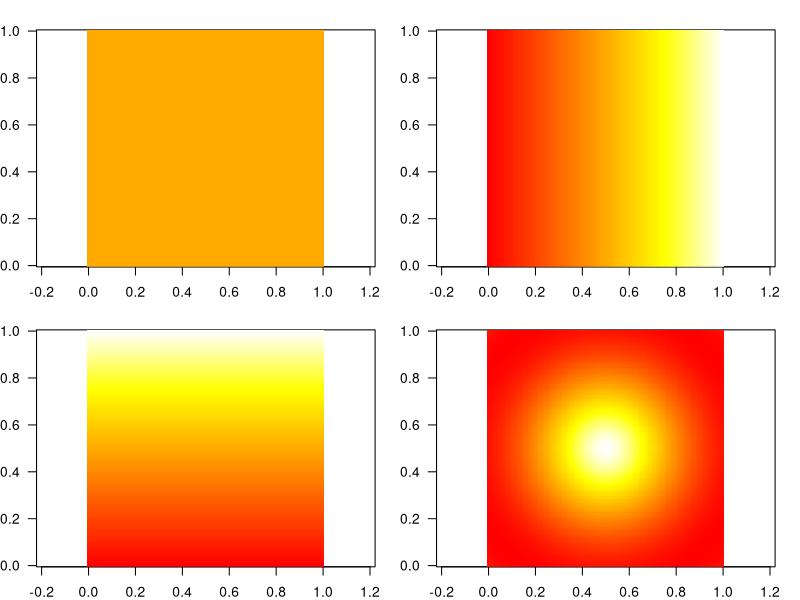

The R source for this figure:
# thin plate example

pdf(file="tprsex.pdf",width=5,height=5)


# plotting options
par(mfrow=c(2,2),mar=c(2,2.2,1.8,1.5),las=1)


# grid setup 
n<-100
x1<-seq(0,1,len=n)
x.grid<-expand.grid(x1,x1)

# constant
image(matrix(1,n,n),col=heat.colors(1000),xlab=expression(x[1]),
                                    ylab=expression(x[2]),asp=1)

# phi_2=x_1
image(matrix(x1,n,n),col=heat.colors(1000),xlab=expression(x[1]),
                                    ylab=expression(x[2]),asp=1)

image(t(matrix(x1,n,n)),col=heat.colors(1000),xlab=expression(x[1]),
                                    ylab=expression(x[2]),asp=1)

# radial basis function
rbf<-function(x1,x2){

   r<-sqrt(rowSums((x1-x2)^2))

   1/(8*pi) * r^2 * log(r)
}
res<-rbf(x.grid,c(0.5,0.5))
img.mat<-matrix(res,n,n)
image(img.mat,col=heat.colors(1000),xlab=expression(x[1]),
                                    ylab=expression(x[2]),asp=1)

dev.off()
